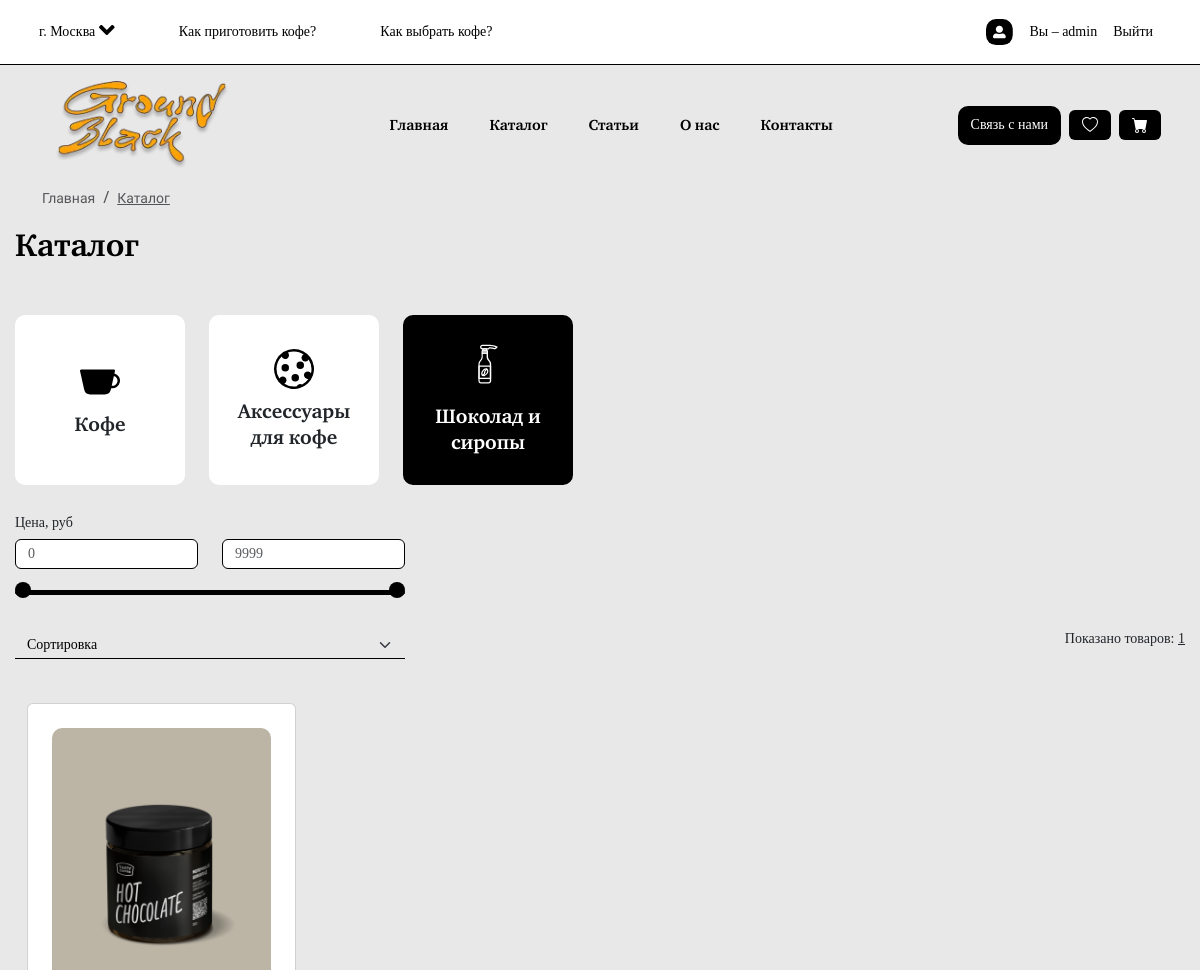
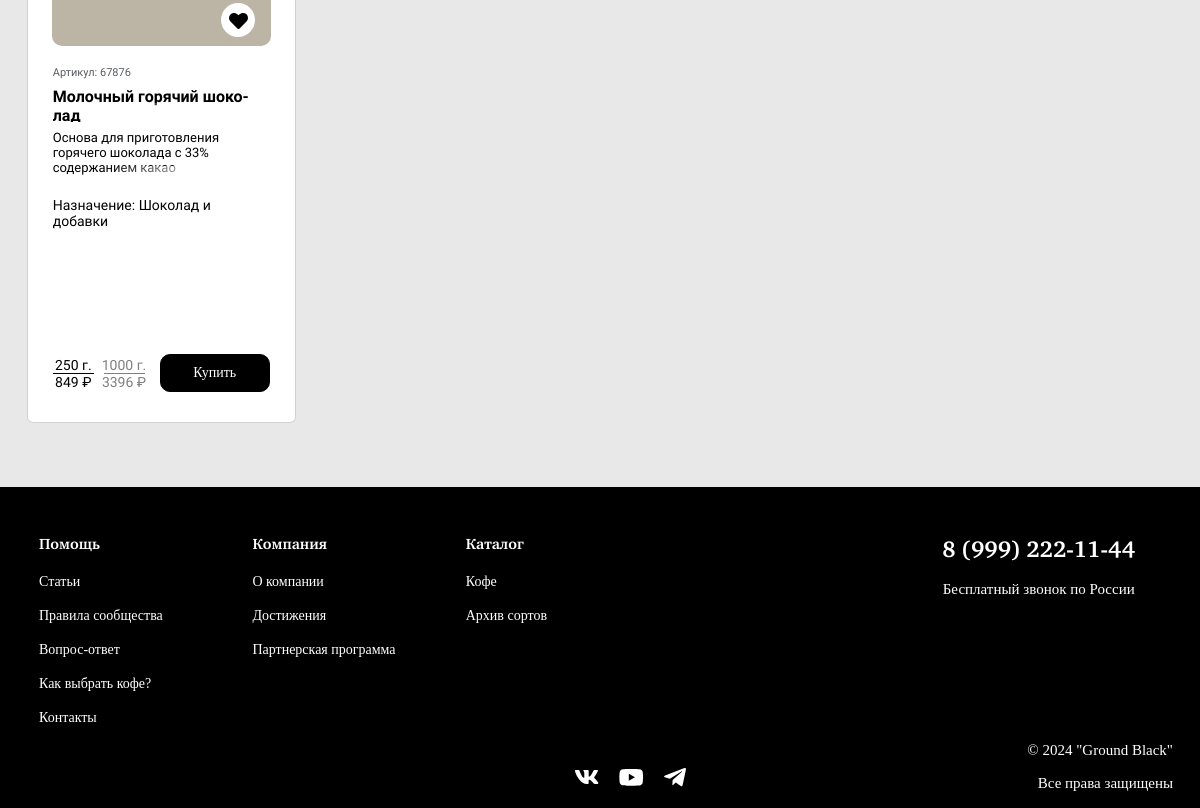
The page /pages/catalog.php?id=3 (signed in) on the database its author committed (2 pictures, top to bottom).
### tables this page shows
CREATE TABLE `categories` (
  `cat_id` int(11) NOT NULL,
  `cat_name` varchar(255) NOT NULL,
  `cat_img` varchar(255) NOT NULL
);

CREATE TABLE `items` (
  `items_id` int(11) NOT NULL,
  `items_article` int(11) NOT NULL,
  `items_name` varchar(255) NOT NULL,
  `items_description` varchar(10000) NOT NULL,
  `items_subdesc` varchar(5000) NOT NULL,
  `items_category` int(11) NOT NULL,
  `items_count` int(11) NOT NULL,
  `items_price` int(255) NOT NULL,
  `items_density` int(255) DEFAULT NULL,
  `items_acidity` int(255) DEFAULT NULL,
  `items_rating` int(11) NOT NULL,
  `items_country` varchar(255) NOT NULL,
  `items_taste` varchar(255) DEFAULT NULL,
  `items_method` varchar(255) DEFAULT NULL,
  `items_purpose` varchar(255) NOT NULL,
  `items_available` int(11) NOT NULL
);

### pages/catalog.php (the view, shortened to what this page needs)
<!DOCTYPE html>
<html lang="ru">
<head>
    <?php include("../modules/links.php") ?>
</head>
<body>
    <?php include ("../modules/header.php"); ?>
    <main>
      <div class="container-user">
            <section class="catalog">
                <?php include('../modules/breadcrumbs.php');?>
                <h1 class="nav-link-font text-black h2-title text-start">Каталог</h1>
                <div class="why-we row d-flex flex-wrap">
                  <?php
                  include('../modules/db.php');
                  $mass = $conn -> query('SELECT * FROM `categories`');
                  while($arr = $mass -> fetch_assoc()):
                  ?>
                <div class="why-we-div col-3 me-2 me-sm-4 mt-2 mt-sm-0">
                  <img src="../assets/icons/<?= $arr['cat_img']; ?>" alt="">
                  <p><?= $arr['cat_name']; ?></p>
                </div>
                <?php endwhile; ?>
                </div>
                <div class="catalog-filters mt-4 row d-flex justify-content-between">
                  <div class="col-12 px-0 price d-flex flex-column">
                    <div class="col-sm-4 mx-0">
                      <label for="priceRange" class="form-label sub-header-font">Цена, руб</label>
                      <div class="d-flex flex-column mb-2">
                          <div class="d-flex justify-content-between mb-2">
                            <input
                            class="form-control me-4"
                            type="number"
                            id="range1"
                            type="text"
                            placeholder="0"
                            required>
                            <input
                            class="form-control"
                            type="number"
                            id="range2"
                            type="text"
                            placeholder="9999"
                            required>
                          </div>
                          <div class="container-range">
                              <div class="slider-track"></div>
                      </div>
                      </div>
                    </div>
                    <div class="col-12 px-0 mt-3 d-flex flex-row justify-content-between">
                      <div class="col-4">
                        <select id="sort" class="form-select" aria-label="Default select example">
                          <option selected disabled hidden>Сортировка</option>
                        </select>
                      </div>
                      <div class="d-none d-sm-block">
                      <?php
                  include('../modules/db.php');
                  if(isset($_GET['id'])):
                    $param = $_GET['id'];
                    if(isset($_GET['sort']) && $_GET['sort'] == 1){
                      $massItem = $conn -> query("SELECT * FROM `items` WHERE `items_available` = 1 AND `items_category` = '$param' ORDER BY `items_price` ASC");
                    } elseif(isset($_GET['sort']) && $_GET['sort'] == 2) {
                      $massItem = $conn -> query("SELECT * FROM `items` WHERE `items_available` = 1 AND `items_category` = '$param' ORDER BY `items_price` DESC");
                    } else {
                      $massItem = $conn -> query("SELECT * FROM `items` WHERE `items_available` = 1 AND `items_category` = '$param'");
                    };
                  endif;
                      ?>
                      <p class="sub-header-font">Показано товаров: <span class="number-result underlined"><?= $massItem -> num_rows ?></span></p>
                    </div>
                    </div>
                  </div>
                </div>
                <div class="row px-0 flex-column">
                </div>
                <div class="catalog-items d-flex row justify-content-sm-between justify-content-xl-start  mt-4">
                <?php
                  include('../modules/db.php');
                  if(isset($_GET['id'])):
                    $param = $_GET['id'];
                    if(isset($_GET['sort']) && $_GET['sort'] == 1){
                      $massItem = $conn -> query("SELECT * FROM `items` WHERE `items_available` = 1 AND `items_category` = '$param' ORDER BY `items_price` ASC");
                    } elseif(isset($_GET['sort']) && $_GET['sort'] == 2) {
                      $massItem = $conn -> query("SELECT * FROM `items` WHERE `items_available` = 1 AND `items_category` = '$param' ORDER BY `items_price` DESC");
                    } else {
                      $massItem = $conn -> query("SELECT * FROM `items` WHERE `items_available` = 1 AND `items_category` = '$param'");
                    };
                    $imgItem = $conn -> query("SELECT * FROM `items_images`");
                    $allImg = array();
                    while($row = $imgItem->fetch_assoc()) {
                        $allImg[] = $row;
                    }
                  endif;
                  while($arrItems = $massItem -> fetch_assoc()):
                    $arrItems['items_img'] = reset(
                      array_filter($allImg, function($item) use ($arrItems) {
                        return $item['item_id'] == $arrItems['items_article'];
                      })
                    )['item_image'];
                    include('../modules/card.php');
                  endwhile;
                  ?>
                </div>
            </section>
    </main>
    <?php include ("../modules/footer.php"); ?>
</body>
</html>

### modules/card.php (shortened to what this page needs)
<div class="col-12 mb-3 col-md-5 col-lg-3">
                      <div class="card">
                        <div class="ps-4 pt-4 pe-4">
                          <div class="d-flex justify-content-center align-items-center p-5" style="background-color: #BCB5A6; border-radius: 10px;">
                        <a href="/pages/item_info.php?id=<?= $arrItems['items_article'] ?>" style="text-decoration: none !important; color: black;">
                            <img src="/assets/img/<?= $arrItems['items_img'] ?>" class="card-img-top" alt="...">
                        </a>
                            <div class="favorite pointer">
                              <a href="/modules/addFav.php?id=<?= $arrItems['items_article'] ?>" class="text-decoration-none">
                              </a>
                            </div>
                          </div>
                        </div>
                        <div class="container-card">
                        <div class="card-body px-0 py-4 p-md-4">
                            <h6 class="card-subtitle mb-2 text-body-secondary amiko-font">Артикул: <?= $arrItems['items_article'] ?></h6>
                            <h5 class="card-title"><?= $arrItems['items_name'] ?></h5>
                            <p class="card-text w-100"><?= $arrItems['items_subdesc'] ?></p>
                            <?php
                            if($arrItems['items_category'] == 1):
                            ?>
                            <div class="card-ranges">
                                <label for="toxic" class="form-label amiko-font card-subtitle" style="color: #070707;">Кислотность</label>
                                <div class="wrapper">
                                    <input
                                    type="range"
                                    class="form-range toxic-range"
                                    id="toxic"
                                    value="<?= $arrItems['items_acidity'] ?>"
                                    disabled
                                    >
                                    <div class="progress-tox"></div>
                                </div>
                                <label for="density" class="form-label amiko-font card-subtitle" style="color: #070707;">Плотность</label>
                                <div class="wrapper">
                                    <input
                                    type="range"
                                    class="form-range"
                                    id="density"
                                    value="<?= $arrItems['items_density'] ?>"
                                    disabled
                                    >
                                    <div class="progress-den"></div>
                                </div>
                            </div>
                            <?php
                            else:
                            ?>
                            <div class="d-flex flex-row align-items-center justify-content-between mt-3 pe-4">
                              <p class="amiko-font mb-0" style="text-align: start; color: black; font-size: 14px; font-style: normal; font-weight: 400;line-height: normal;">Назначение: <?= $arrItems['items_purpose'] ?></p>
                            </div>
                            <?php
                            endif;
                            ?>
                            <div class="d-flex flex-row justify-content-between align-items-center mt-5">
                              <div class="d-flex flex-row justify-content-between">
                                <div class="d-flex flex-column align-items-center me-2">
                                  <p class="amiko-font" style="color: black; margin-bottom: 0; font-size: 14px">250 г.</p>
                                  <div class="line"></div>
                                  <p class="amiko-font card-price" style="color: black; margin-bottom: 0; font-size: 14px"><?= $arrItems['items_price'] ?> ₽</p>
                                </div>
                                <div class="d-flex flex-column align-items-center">
                                  <p class="amiko-font" style="color: rgba(0, 0, 0, 0.50); margin-bottom: 0; font-size: 14px">1000 г.</p>
                                  <div class="line" style="background-color: rgba(0, 0, 0, 0.50)"></div>
                                  <p class="amiko-font" style="color: rgba(0, 0, 0, 0.50); margin-bottom: 0; font-size: 14px"><?php echo $arrItems['items_price']*4 ?> ₽</p>
                                </div>
                              </div>
                              <?php
                              if(!$find):
                              ?>
                                  <a href="../modules/addCart.php?id=<?= $arrItems['items_article'] ?>" class="btn btn-primary my-btn mb-0 d-flex align-items-center justify-content-center">
                                    Купить
                                  </a>
                                  <?php
                                  endif;
                                  ?>
                            </div>
                        </div>
                      </div>
                      </div>
                    </div>

### style/style.css (style rules this page uses)
* { padding: 0; margin: 0; text-decoration: none; }
main { min-height: calc(100vh - 356px) !important; }
.container-user { max-width: 1200px; position: relative; margin-left: auto; margin-right: auto; padding-right: 15px; padding-left: 15px; height: 100%; }
.underlined, .cityMain p:hover { text-decoration: underline; }
.my-btn { border-radius: 10px; background: black; color: white; border: 1px solid black !important; width: 110px; height: 38px; }
.amiko-font, .account-section button, .account-section .button-delete, .account-section p, .account-section span, .account-section a, .account-section th, .account-section td, .account-section input, .account-section select, .account-section option, .item_info .table_property th, .item_info .table_property td, .how_make .make_txt p, .cart-buttons .promo, .cart-section .cart-item .quantity #value, .contact-form textarea, .contact-form select, .contact-form input, .card { font-family: "Amiko", sans-serif; font-size: 14px; font-style: normal; font-weight: 400; line-height: normal; color: white; }
.h2-title, .contact-form h1 { font-size: 32px !important; color: black; margin-top: 48px; margin-bottom: 48px; }
.nav-link-font, .contact-form h1, .why-we .why-we-div p { font-family: "Charter"; font-weight: bold; line-height: normal; font-size: 15px; }
.sub-header-font, .account-header p, .account-header a, .how_make .make_txt li, .catalog .catalog-categories > div, .catalog .catalog-filters .form-select, .catalog .catalog-filters .form-control, .clear-btn, .contact-form button:not(.btn-close), .contact-form label, .my-btn, .add-btn, .fav-btn { font-family: "Charter"; font-weight: normal; line-height: normal; font-size: 14px; }
.pointer, .cart-section .cart-item .cart-img-top, .cityMain p:hover { cursor: pointer; }
body { background-color: #E9E8E8; }
h1 { text-align: center; }
.card { height: 690px; color: black; }
.card .favorite { position: absolute; top: 39%; right: 15%; }
.card .container-card { max-width: 265px; margin: 0 auto; }
.card .card-title { font-size: 16px; font-weight: 700; height: 35px; position: relative; -webkit-hyphens: auto; hyphens: auto; overflow: hidden !important; }
.card .card-title:after { content: ""; text-align: right; position: absolute; bottom: 0; right: 0; width: 70%; height: 1.2em; background: linear-gradient(to right, rgba(255, 255, 255, 0), white 100%); pointer-events: none; }
.card .card-text { font-size: 13px; max-width: 80%; height: 51px; position: relative; -webkit-hyphens: auto; hyphens: auto; overflow: hidden !important; }
.card .card-text:after { content: ""; text-align: right; position: absolute; bottom: 0; right: 0; width: 70%; height: 1.2em; background: linear-gradient(to right, rgba(255, 255, 255, 0), white 100%); pointer-events: none; }
.card .card-img-top { width: 192px; height: 192px; }
.card .card-subtitle { font-size: 11px; font-weight: 400; color: #808080; }
.card .line { height: 1px; width: 41px; background-color: black; }
.why-we .why-we-div { background-color: #FFF; border-radius: 10px; display: flex; justify-content: center; align-items: center; flex-direction: column; padding: 30px; width: 170px; height: 170px; }
.why-we .why-we-div p { font-size: 20px; margin-bottom: 0; text-align: center; }
.why-we .why-we-div img { width: 2.5em; margin-bottom: 10px; }
.row { margin: 0; }
.catalog h1 { color: #FFF; font-size: 24px; text-align: left; margin-bottom: 48px; margin-top: 0; }
.catalog .active-category { background-color: black; color: white !important; }
.catalog .active-category p { color: white !important; }
.catalog .active-category img { filter: brightness(0) invert(1); }
.catalog .why-we-div { position: relative; }
.catalog .catalog-filters .container-range { position: relative; width: 100%; height: 30px; }
.catalog .catalog-filters .slider-track { width: 100%; height: 5px; position: absolute; margin: auto; top: 0; bottom: 0; border-radius: 5px; background: black; border: 1px solid black; }
.catalog .catalog-filters .form-control { color: black; border: 1px solid black; background-color: white !important; }
.catalog .catalog-filters .form-select { color: black; border: unset !important; border-bottom: 1px solid black !important; background-color: unset !important; border-radius: unset !important; }

### rows shown on the page
categories: cat_img (picture), cat_name "Кофе"
categories: cat_img (picture), cat_name "Аксессуары для кофе"
categories: cat_img (picture), cat_name "Шоколад и сиропы"
items: items_article "67876", items_name "Молочный горячий шоколад", items_subdesc "Основа для приготовления горячего шоколада с 33% содержанием какао", items_purpose "Шоколад и добавки", items_price "849", $arrItems['items_price']*4 "3396"

### other values the page prints
$_COOKIE['userName'] "admin"
$key "Каталог"
$massItem -> num_rows "1"
